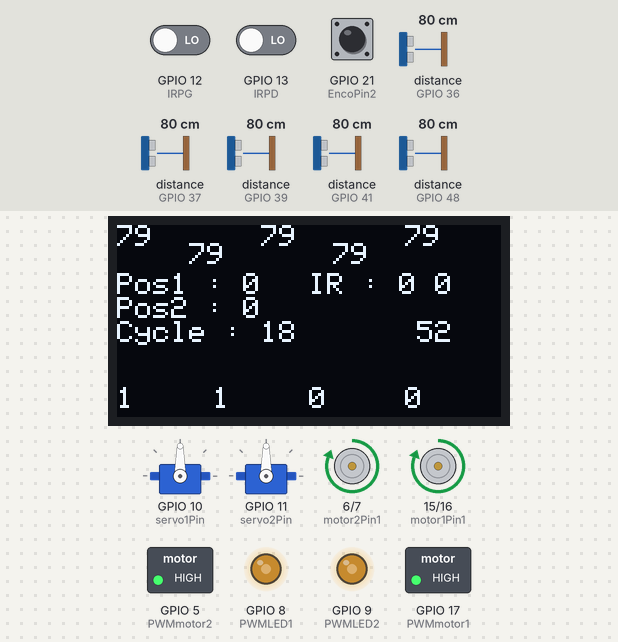
Simulated run of this sketch. Board: ESP32-S3. Shown: 2 × servo, 128×64 one-colour display, motor-driver pin pairs drawn as motors (green arrow = first pin HIGH = forward, orange = second pin HIGH = backward, longer = more drive), switched loads named in the sketch (green lamp = pin HIGH), output pins drawn as LEDs (lit = HIGH). Wiring (inferred from the names in the program): 5 × ultrasonic range finder: trigger GPIO 35, echo GPIO 36 / trigger GPIO 38, echo GPIO 37 / trigger GPIO 40, echo GPIO 39 / trigger GPIO 42, echo GPIO 41 / trigger GPIO 47, echo GPIO 48. Inputs (shaded band) come from the test bench; at power-on: distance to the obstacle (sensors on GPIO 37, GPIO 36, GPIO 39, GPIO 41, GPIO 48) 80 cm, GPIO 12 (IRPG) LOW, GPIO 13 (IRPD) LOW, GPIO 21 (EncoPin2) HIGH. The echo pulse lasts 58.3 µs per cm; pins used as bus, display or sensor lines are not drawn.

Above: at 2.2 s.
2.3 s: distance to the obstacle (sensor on GPIO 37) set to 12 cm
At 2.82 s:
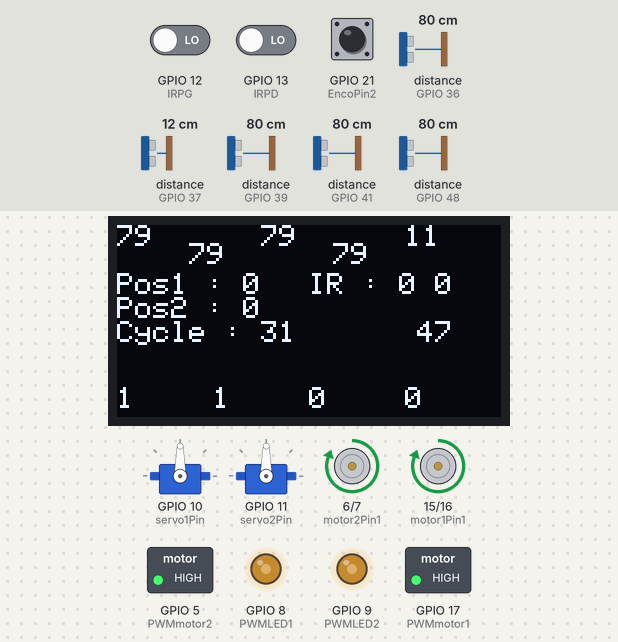
4.1 s: distance to the obstacle (sensor on GPIO 37) set to 9 cm
At 4.33 s:
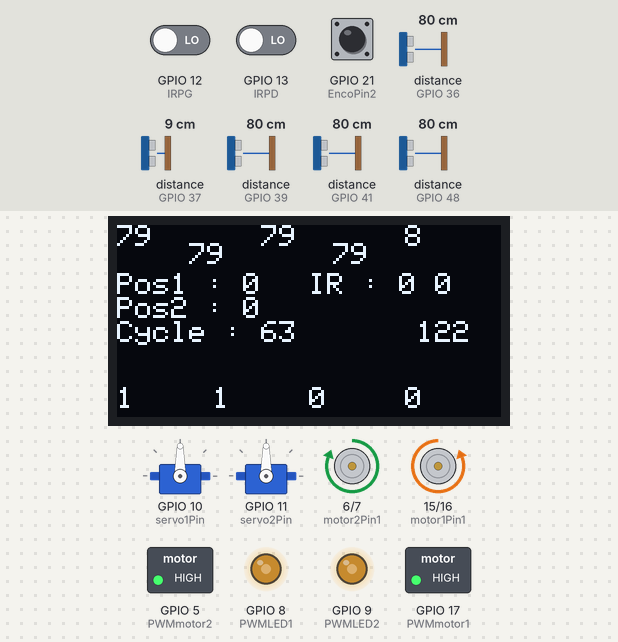
6.0 s: distance to the obstacle (sensor on GPIO 36) set to 2 cm
At 6.33 s:
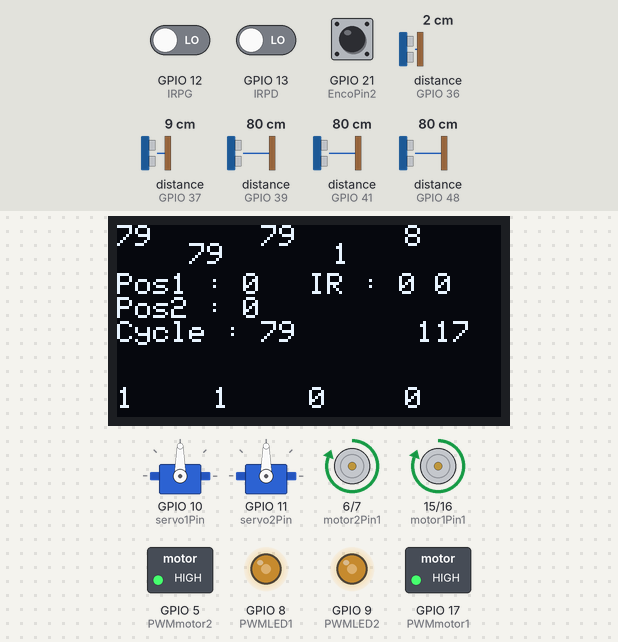
7.7 s: distance to the obstacle (sensor on GPIO 39) set to 120 cm
At 7.93 s:
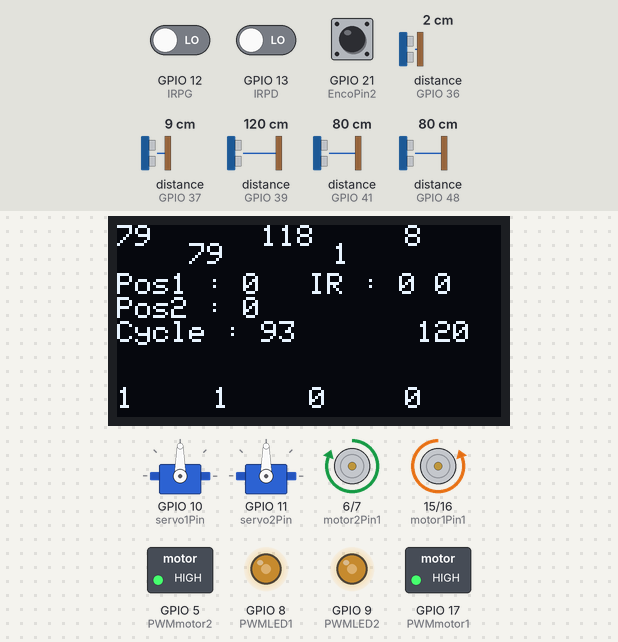
9.2 s: GPIO 12 (IRPG) driven HIGH
At 9.53 s:
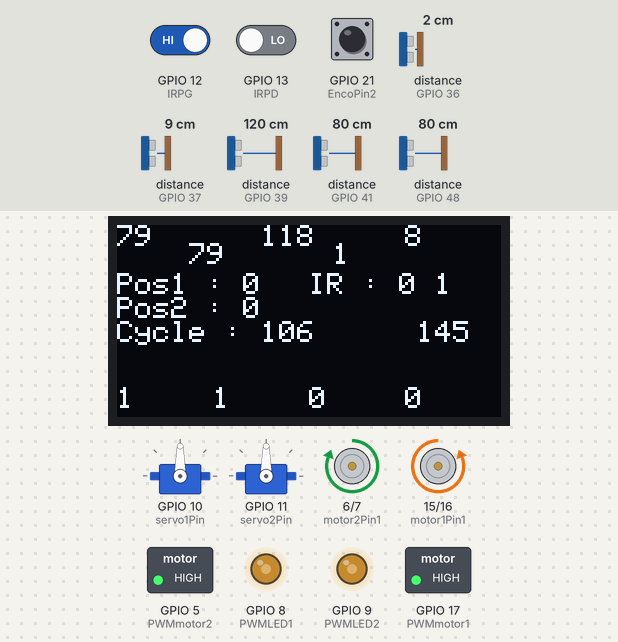
12.2 s: distance to the obstacle (sensor on GPIO 41) set to 2 cm
At 12.42 s:
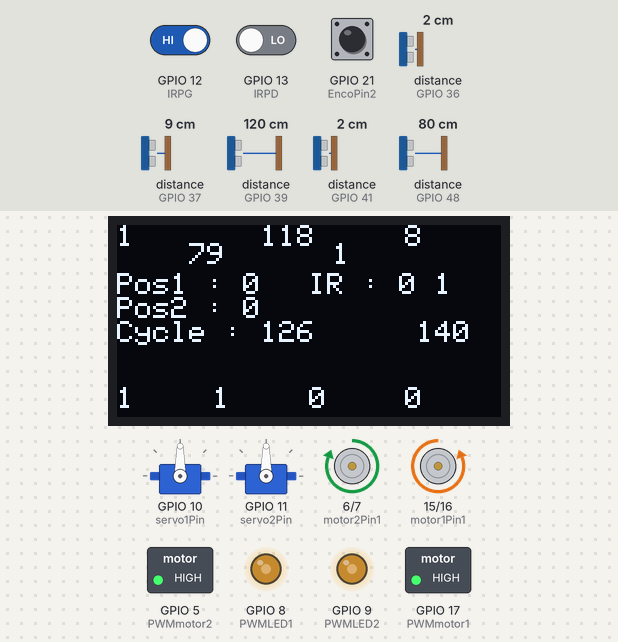
Timing chart, 0 to 61.3 s (numbered marks = the images above; inputs shaded):
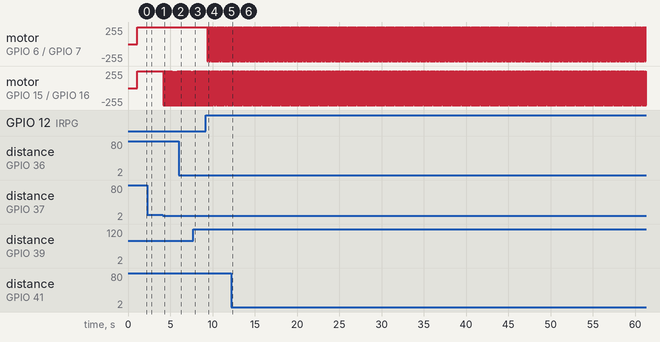

The sketch:

TANK_PRESENTATION.ino
```cpp
#include "Arduino.h"
#include <Adafruit_GFX.h>
#include <Adafruit_SSD1306.h>
#include <Wire.h>
#include <IRremote.h>
//#include <IRrecv.h>
//#include <IRutils.h>
#include <ESP32Servo.h>
Servo servo1;
Servo servo2;
// Published values for SG90 servos; adjust if needed / Utiliser ici pour les MG90S
int minUs = 500;
int maxUs = 2450;
int pos1 = 0;    // variable to store the servo position
int pos2 = 0;    // variable to store the servo position
ESP32PWM pwm;
int servo1Pin = 10;
int servo2Pin = 11;


// REPLACE WITH YOUR RECEIVER MAC Address
uint8_t broadcastAddress[] = {0x24, 0x58, 0x7c, 0xda, 0x2d, 0x44};
//24:58:7c:da:2d:44
#define SCREEN_WIDTH 128 // OLED display width, in pixels
#define SCREEN_HEIGHT 64 // OLED display height, in pixels
Adafruit_SSD1306 display(SCREEN_WIDTH, SCREEN_HEIGHT, &Wire, -1);

#define I2C_SDA 1
#define I2C_SCL 2

//ESP32AnalogRead adc;

int const EncoPin1 = 20;
int EncoValue1 = 1;
int const EncoPin2 = 21;
int EncoValue2 = 1;
int Enco_count1 = 0;
int Enco_count2 = 0;

// Paramètres PWM led
const int freq = 40000;       // Fréquence PWM
const int resolution = 8;     // Résolution en bits
int dutyCycle = 128;          // Rapport cyclique (0-255)
const int PWMLED1 = 8;
const int PWMLED2 = 9;

//Capteur Bas IR
const int WhitePin = 18;
int WhiteValue = 0;


/////TB6612FNG
//Motor 1
const int motor1Pin1 = 15;
const int motor1Pin2 = 16;
const int PWMmotor1 = 17;
//Motor 2
const int motor2Pin1 = 6;
const int motor2Pin2 = 7;
const int PWMmotor2 = 5;
//LowMode Disabled pin
//const int enable1Pin = 4;

int speed = 255;
const int frequency_motor = 5000;
const int resolution_motor = 8;

///// Pins pour les capteurs ultrasons
const int trigPinAM = 40; // Avant Milieu (Trig)
const int echoPinAM = 39; // Avant Milieu (Echo)
const int trigPinAG = 42; // Avant Gauche (Trig)
const int echoPinAG = 41; // Avant Gauche (Echo)
const int trigPinAD = 38; // Avant Droite (Trig)
const int echoPinAD = 37;  // Avant Droite (Echo)
const int trigPinCD = 35; // Côté Droit (Trig)
const int echoPinCD =36; // Côté Droit (Echo)
const int trigPinCG = 47; // Côté Gauche (Trig)
const int echoPinCG = 48; // Côté Gauche (Echo)
int ultraAM = 1;
int ultraAG = 2;
int ultraAD = 3;
int ultraCG = 4;
int ultraCD = 5;

// Définition de la vitesse du son en cm/µs
#define SOUND_SPEED 0.034
long duration;       // Durée de l'impulsion
float distanceCm;    // Distance en cm

//Variable machine a etat
int etatRobot = 0;

/////Suiveur IR
//Capteur Droite
const int IRPD = 13;
int IRVD = 1;
//Cateur Gauche
const int IRPG = 12;
int IRVG = 1;

/*
IRrecv IRRD(IRPD);
IRrecv IRRG(IRPG);
decode_results results1;
decode_results results2;
*/

//
int oldTime = millis();
int cycle = 1;


void setup() {
  //configuration de l'I2C pour l'écran Oled 128X64
  Wire.begin(I2C_SDA, I2C_SCL);
  //Configuration de  timer pour les 2 servo moteurs
  ESP32PWM::allocateTimer(0);
	ESP32PWM::allocateTimer(1);
  servo1.setPeriodHertz(50);      // Standard 50hz servo
	servo2.setPeriodHertz(50);      // Standard 50hz servo
  servo1.attach(servo1Pin, minUs, maxUs);
	servo2.attach(servo2Pin, minUs, maxUs);


  pinMode(EncoPin1, INPUT_PULLUP);
  pinMode(EncoPin2, INPUT_PULLUP);
 // pinMode(enable2Pin, OUTPUT);
//Set pins as outputs
  pinMode(motor1Pin1, OUTPUT);
  pinMode(motor1Pin2, OUTPUT);
  pinMode(motor2Pin1, OUTPUT);
  pinMode(motor2Pin2, OUTPUT);
  pinMode(PWMmotor1, OUTPUT);
  pinMode(PWMmotor2, OUTPUT);
  pinMode(PWMLED1, OUTPUT);
  pinMode(PWMLED2, OUTPUT);


  ledcAttach(PWMmotor1,frequency_motor,resolution_motor);
  ledcAttach(PWMmotor2,frequency_motor,resolution_motor);

  ledcWrite(PWMmotor1, speed);
  ledcWrite(PWMmotor2, speed);

  ledcAttach(PWMLED1,30000,resolution);
  ledcAttach(PWMLED2,40000,resolution);

  ledcWrite(PWMLED1, dutyCycle);
  ledcWrite(PWMLED2, dutyCycle);

  pinMode(IRPD,INPUT);
  pinMode(IRPG,INPUT);


  // Configuration des pins des capteurs ultrasons
  pinMode(trigPinAM, OUTPUT); // Définir le trigPin comme une sortie
  pinMode(echoPinAM, INPUT);  // Définir l'echoPin comme une entrée
  pinMode(trigPinAG, OUTPUT);
  pinMode(echoPinAG, INPUT);
  pinMode(trigPinAD, OUTPUT);
  pinMode(echoPinAD, INPUT);
  pinMode(trigPinCD, OUTPUT);
  pinMode(echoPinCD, INPUT);
  pinMode(trigPinCG, OUTPUT);
  pinMode(echoPinCG, INPUT);


  if(!display.begin(SSD1306_SWITCHCAPVCC, 0x3C)) { // Address 0x3D for 128x64
    Serial.println(F("SSD1306 allocation failed"));
    for(;;);
  }

  delay(10);
  display.clearDisplay();
  display.setTextSize(1);
  display.setTextColor(WHITE);
  display.setCursor(0, 10);
  // Display static text
  display.println("Hello, world!");
  display.display();


 //digitalWrite(enable1Pin, HIGH);


  delay(1000);
  display.clearDisplay();
  display.setTextSize(1);
  display.setTextColor(WHITE);
  display.setCursor(0, 10);
  // Display static text
  display.println("MARCHE PAS");
  display.display();
  //delay(3000);
  //attachInterrupt(EncoPin1, enco1, RISING);
  attachInterrupt(EncoPin2, enco2, RISING);


//
int oldTime = millis();
int cycle = 1;

//Variable machine a etat
int etatRobot = 0;

//Configuration AnalogRead
pinMode(WhitePin, INPUT);

 // IrReceiver.begin(IRPD);

}

void loop() {

/*
  if (IrReceiver.decode()){

    IRVD = 200;
    IrReceiver.resume();
  }
  else IRVD = 10;
  */
  IRsuivie();
  /*
  if (IRRD.decode(&results1)){
    if (results1.value == 0XFFFFFFFF)
      IRVD = 200;
    else IRVD = 100;
  }
  switch (results1.value){
    case 0xFFA25D:
      IRVG = 200;break;
    default : IRVG = 100;break;
  }
  IRRD.resume();
  */
  /*
  IrReceiver.decode();

  if(IrReceiver.decodedIRData.command == 0x10){
    IRVD = 200;
  }
  else IRVD = 100;


  IrReceiver.resume();
  *//*
  if (IrReceiver.decode()) {
    uint16_t command = IrReceiver.decodedIRData.command;
    if (command == 0x10) {  // On/Off
      IRVD == 200;
    }
    IrReceiver.resume();
  }

  */


 // WhiteValue = analogRead(WhitePin);

  //EncoValue1 = digitalRead(EncoPin1);
  //EncoValue2 = digitalRead(EncoPin2);

  ultraAM = readSensor(trigPinAM, echoPinAM);
  ultraAG = readSensor(trigPinAG, echoPinAG);
  ultraAD = readSensor(trigPinAD, echoPinAD);
  ultraCD = readSensor(trigPinCD, echoPinCD);
  ultraCG = readSensor(trigPinCG, echoPinCG);

switch(etatRobot){
    case 0 :
      avancer_led();
      //avancer();
      break;


    default : break;

  }


affichage();


}

void avancer(){

  if (ultraAM < 10){
    //backward();
    //delay(100);
    if(ultraAD <= ultraAG){
      gauche();
    } else {
      droite();
    }
    delay(75);

  } else if ( ultraAD < 10) {
    //backward();
    //delay(100);
    gauche();
    delay(75);
  } else if (ultraAG < 10){
    //backward();
    //delay(100);
    droite();
    delay(75);
  } else {
    forward();
  }

}

void avancer_led(){

  if (ultraAM < 10){
    //backward();
    //delay(100);
    if(ultraAD <= ultraAG){
      gauche();
    } else {
      droite();
    }
    delay(75);

  } else if ( ultraAD < 10) {
    //backward();
    //delay(100);
    gauche();
    delay(75);
  } else if (ultraAG < 10){
    //backward();
    //delay(100);
    droite();
    delay(75);
  } else {
    forward();
  }

  if ( IRVD == 0 && IRVG == 0 ){
    forward();

  } else if ( IRVD == 0 && IRVG == 1) {
    droite();
    delay(25);

  } else if ( IRVD == 1 && IRVG == 0){
    gauche();
    delay(25);
  } else if ( IRVD == 1 && IRVG == 1){

  }
}

void forward() {

  // Move the DC motor forward at maximum speed
  digitalWrite(motor1Pin1, HIGH);
  digitalWrite(motor1Pin2, LOW);
  digitalWrite(motor2Pin1, HIGH);
  digitalWrite(motor2Pin2, LOW);

}

void gauche() {

  // Move the DC motor forward at maximum speed
  digitalWrite(motor1Pin1, LOW);
  digitalWrite(motor1Pin2, HIGH);
  digitalWrite(motor2Pin1, HIGH);
  digitalWrite(motor2Pin2, LOW);

}

void droite() {

  // Move the DC motor forward at maximum speed
  digitalWrite(motor1Pin1, HIGH);
  digitalWrite(motor1Pin2, LOW);
  digitalWrite(motor2Pin1, LOW);
  digitalWrite(motor2Pin2, HIGH);

}

void backward() {
  // Faire reculer les moteurs à pleine vitesse
  digitalWrite(motor1Pin1, LOW);
  digitalWrite(motor1Pin2, HIGH);
  digitalWrite(motor2Pin1, LOW);
  digitalWrite(motor2Pin2, HIGH);
}

void motorStop() {
  // Arreter les moteurs
  digitalWrite(motor1Pin1, LOW);
  digitalWrite(motor1Pin2, LOW);
  digitalWrite(motor2Pin1, LOW);
  digitalWrite(motor2Pin2, LOW);
}

void affichage() {

  display.clearDisplay();
  display.setTextSize(1);
  display.setTextColor(WHITE);

  // Affichage du nombres de cycles et millisecondes par cycle
  // Celà permet un débug le prog
  //Nombre de cycles
  display.setCursor(0, 32);
  display.print("Cycle : ");
  display.println(cycle);
  cycle = cycle + 1;

  //Milliseconde par cycle
  display.setCursor(100, 32);
  display.println(millis() - oldTime);
  oldTime = millis();

  // Affichage de la variable pos du servomoteur du cateur infrarouge
  display.setCursor(0, 16);
  display.print("Pos1 : ");
  display.println(pos1);
  display.print("Pos2 : ");
  display.println(pos2);
  display.setCursor(64, 16);
  display.print("IR : ");
  display.print(IRVD);
  display.print(" ");
  display.println(IRVG);

  /////Capteur Ultrason
  //capteur Avant Milieu
  display.setCursor(48, 0);
  display.println(ultraAM);
  //Capteur Avant Gauche
  display.setCursor(0, 0);
  display.println(ultraAG);
  //Capteur Avant Droite
  display.setCursor(96, 0);
  display.println(ultraAD);
  //Capteur Arrière Gauche
  display.setCursor(24, 6);
  display.println(ultraCG);
  //Capteur Arrière Droite
  display.setCursor(72, 6);
  display.println(ultraCD);


  display.setCursor(0, 54);
  // Display static text
  display.println(EncoValue1);
  display.setCursor(32, 54);
  // Display static text
  display.println(EncoValue2);
  display.setCursor(64, 54);
  // Display static text
  display.println(Enco_count1);
  display.setCursor(96, 54);
  // Display static text
  display.println(Enco_count2);

  //display.setCursor(0, 46);
    //    display.println(IrReceiver.decodedIRData.command, HEX);


display.display();
}


int readSensor(int trigPin, int echoPin){


  // Fonction pour mesurer la distance avec un capteur ultrason
  digitalWrite(trigPin, LOW);
  delayMicroseconds(2);
  digitalWrite(trigPin, HIGH);
  delayMicroseconds(10);
  digitalWrite(trigPin, LOW);

  duration = pulseIn(echoPin, HIGH); // Lire la durée de l'écho
  distanceCm = duration * SOUND_SPEED / 2; // Calculer la distance
  return distanceCm;
}

void enco1 (){
  Enco_count1 = Enco_count1 + 1;

}

void enco2 (){
  Enco_count2 = Enco_count2 + 1;

}

void IRsuivie(){

  IRVD = digitalRead(IRPD);
  IRVG = digitalRead(IRPG);


}

void servoTest(){
  pos1 = 0;
  pos2 = 0;
  servo1.write(pos1);
  servo2.write(pos2);
  affichage();
  delay(1000);
  pos1 = 90;
  pos2 = 90;
  servo1.write(pos1);
  servo2.write(pos2);
  affichage();
  delay(1000);
  pos1 = 180;
  pos2 = 180;
  servo1.write(pos1);
  servo2.write(pos2);
  affichage();
  delay(1000);
}

void servoBallon(){
  pos2 = 180;
  servo2.write(pos2);
  delay(1000);
  pos2 = 0;
  servo2.write(pos2);
  affichage();
  delay(3000);

}
```

Measured:
- the behaviour switches between 11 and 10 cm on distance to the obstacle (sensor on GPIO 37) (found by bisection; images 1 and 2)
- after the input at 4.1 s, motor on GPIO 15 (motor1Pin1) / GPIO 16 (motor1Pin2): alternates forward 255/255 for 0.05 s and backward 255/255 for 0.08 s, starting after 0.05 s
- after the input at 9.2 s, motor on GPIO 6 (motor2Pin1) / GPIO 7 (motor2Pin2): alternates forward 255/255 for 0.08 s and backward 255/255 for 0.07 s, starting after 0.19 s
